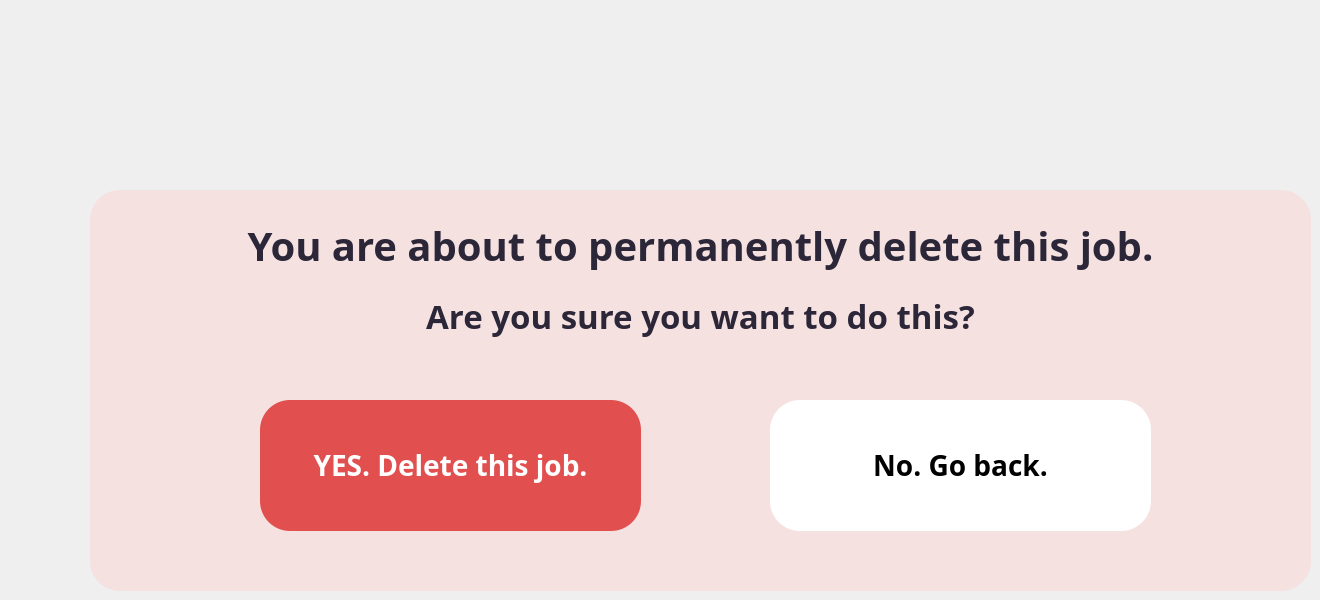
       <widget class="QWidget" name="CONFIRM_DELETE_JOB">
        <widget class="QWidget" name="delete_job_widget" native="true">
         <property name="geometry">
          <rect>
           <x>90</x>
           <y>190</y>
           <width>1221</width>
           <height>401</height>
          </rect>
         </property>
         <property name="styleSheet">
          <string notr="true">background-color: rgb(246, 225, 225);
border-color: rgb(246, 225, 225);
border-radius: 30px; 
border: 2px;</string>
         </property>
         <widget class="QLabel" name="lbl_delete_warning">
          <property name="geometry">
           <rect>
            <x>0</x>
            <y>30</y>
            <width>1221</width>
            <height>51</height>
           </rect>
          </property>
          <property name="font">
           <font>
            <family>IBM Plex Sans SemiBold</family>
            <pointsize>30</pointsize>
            <weight>75</weight>
            <italic>false</italic>
            <bold>true</bold>
           </font>
          </property>
          <property name="styleSheet">
           <string notr="true">color: rgb(44, 39, 56);</string>
          </property>
          <property name="text">
           <string>You are about to permanently delete this job.</string>
          </property>
          <property name="alignment">
           <set>Qt::AlignCenter</set>
          </property>
          <property name="margin">
           <number>0</number>
          </property>
          <property name="indent">
           <number>0</number>
          </property>
         </widget>
         <widget class="QPushButton" name="btn_confirm_delete">
          <property name="geometry">
           <rect>
            <x>170</x>
            <y>210</y>
            <width>381</width>
            <height>131</height>
           </rect>
          </property>
          <property name="font">
           <font>
            <family>IBM Plex Sans</family>
            <pointsize>21</pointsize>
            <weight>75</weight>
            <bold>true</bold>
           </font>
          </property>
          <property name="styleSheet">
           <string notr="true">color: rgb(255, 255, 255);
background-color: rgb(225, 79, 79);
border-color: rgb(225, 79, 79);
border-radius: 30px; 
border: 2px;</string>
          </property>
          <property name="text">
           <string>YES. Delete this job.</string>
          </property>
         </widget>
         <widget class="QLabel" name="lbl_delete_question">
          <property name="geometry">
           <rect>
            <x>0</x>
            <y>100</y>
            <width>1221</width>
            <height>51</height>
           </rect>
          </property>
          <property name="font">
           <font>
            <family>IBM Plex Sans SemiBold</family>
            <pointsize>25</pointsize>
            <weight>75</weight>
            <italic>false</italic>
            <bold>true</bold>
           </font>
          </property>
          <property name="styleSheet">
           <string notr="true">color: rgb(44, 39, 56);</string>
          </property>
          <property name="text">
           <string>Are you sure you want to do this?</string>
          </property>
          <property name="alignment">
           <set>Qt::AlignCenter</set>
          </property>
          <property name="margin">
           <number>0</number>
          </property>
          <property name="indent">
           <number>0</number>
          </property>
         </widget>
         <widget class="QPushButton" name="btn_no_delete">
          <property name="geometry">
           <rect>
            <x>680</x>
            <y>210</y>
            <width>381</width>
            <height>131</height>
           </rect>
          </property>
          <property name="font">
           <font>
            <family>IBM Plex Sans</family>
            <pointsize>21</pointsize>
            <weight>75</weight>
            <bold>true</bold>
           </font>
          </property>
          <property name="styleSheet">
           <string notr="true">color: rgb(0, 0, 0);
background-color: rgb(255, 255, 255);
border-color: rgb(255, 255, 255);
border-radius: 30px; 
border: 2px;</string>
          </property>
          <property name="text">
           <string>No. Go back.</string>
          </property>
         </widget>
        </widget>
       </widget>
